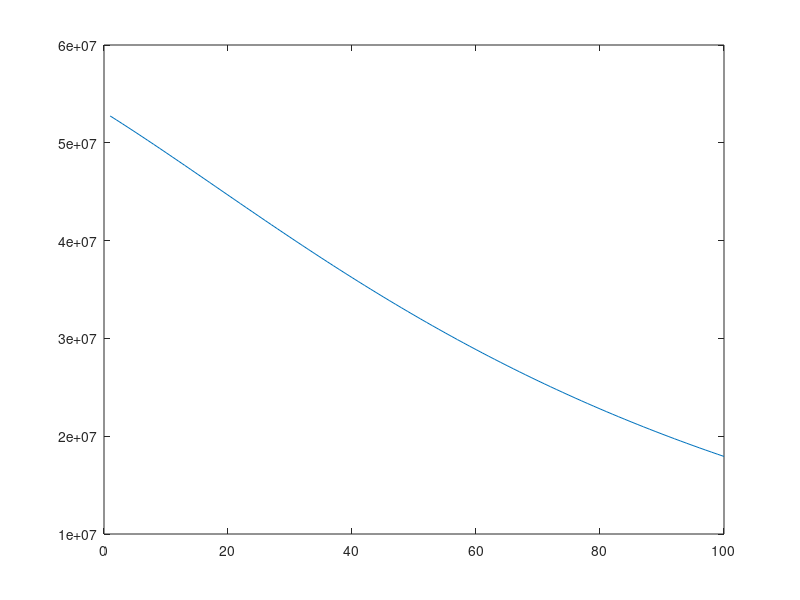

Recreate this plot in MATLAB. (Note: this script raises an error after producing the figure.)
% Цель: зная возрастное распределение населения за некоторый год, спрогнозировать
% вероятностное возрастное распределение на следующий год

% По данным за некоторый год подсчитаем количество людей в возрастных
% диапазонах, я указал СВОИ диапазоны 0 - 5, 6 - 17, 18 - 54, 55 - 74.

% Упрощающие предположения:
% 1) Внутри одного возрастного диапазона возрастного диапазона возрастное
% распределение постоянно, то есть в каждой годовой группе содержится
% одинаковое число людей;
% 2) Не рассматривается диапазон лиц старше 74 лет;
% 3) Смерти случаются лишь в возрастном диапазоне 55 - 74 лет с
% интенсивностью d_A % в год и в диапазоне 0 - 5 лет с интенсивностью d_С %
% в год;
% 4) Рождения соответствуют возрастному диапазону родителей в 20 - 59 лет с
% интенсивность b %

% 1. Задайте уровни рождаемости (b %), смертности (d_C % и d_A %) и
% начальное распределение населения N1, N2, N3, N4

% Я решил взять данные по населению Италии на 2019 год.
% А потом можно будет сравнить с предполагаемыми исследованиями на 100 лет
% вперед.
% Уровень рождаемости:
b = 1.24;
% Уровень смертности:
d = 10.566;
% Уровень детской смертности:
d_C = 3.23;
% Уровень взрослой смертности:
d_A = d - d_C;
% Начальное распределение населения:
N1 = 2798349;
N2 = 6744408;
N3 = 28249718;
N4 = 15350381;
pop = [N1 N2 N3 N4];
% 2. Постройте преобразования, описывающие эволюцию этой модели населения.
% Число годовых групп:
n1 = 6;
n2 = 12;
n3 = 36;
n4 = 19;
% Вектор коэффициентов для подсчета смертности:
death_koef = [d_C / 100, 0, 0, d_A / 100];
% Проверяю, сколько умерло за год:
format long g
round(pop .* death_koef);
sum(round(pop .* death_koef));

% Вектор коэффициентов для подсчета выживших:
alive_koef = [1 - d_C / 100, 1, 1, 1 - d_A / 100];
% Проверяю, сколько выжило за год:
round(pop .* alive_koef);
sum(round(pop .* alive_koef));

% Вектор коэффициентов для подсчета покидающих диапазон:
leave_koef = [(1 - d_C / 100) / n1, 1 / n2, 1 / n3, (1 - d_A / 100) / n4];
% Проверяю, сколько покинуло диапазон за год:
round(pop .* leave_koef);
sum(round(pop .* leave_koef));

% Вектор коэффициентов для подсчета прибывающих в диапазон:
arrive_koef = [b / 100, (1 - d_C / 100) / n1, 1 / n2, 1 / n3];
% Проверяю, сколько покинуло диапазон за год:
pop_for_arr = [pop(3), pop(1), pop(2), pop(3)];
round(pop_for_arr .* arrive_koef);
sum(round(pop_for_arr .* arrive_koef));

% Пробую посчитать население по группам за 1 год:
round(pop + pop .* arrive_koef - pop .* leave_koef);
sum(pop);
sum(round(pop + pop .* arrive_koef - pop .* leave_koef));

% Пробую посчитать население по группам в течение 100 лет:
amount_of_population = sum(pop);
for tmp = 1:20
    pop_for_arr = [pop(3), pop(1), pop(2), pop(3)];
    amount_of_population = amount_of_population + sum(round(pop_for_arr .* arrive_koef - pop .* leave_koef));
    pop = round(pop + pop_for_arr .* arrive_koef - pop .* leave_koef);
end
pop
amount_of_population

% График населения:
pop = [N1 N2 N3 N4];
X = 1:100;
Y = 1:100;
amount_of_population = sum(pop);
for tmp = 1:100
    pop_for_arr = [pop(3), pop(1), pop(2), pop(3)];
    amount_of_population = amount_of_population + sum(round(pop_for_arr .* arrive_koef - pop .* leave_koef));
    pop = round(pop + pop_for_arr .* arrive_koef - pop .* leave_koef);
    Y(tmp) = amount_of_population;
end
plot(X, Y)
myfunc(1, 2)